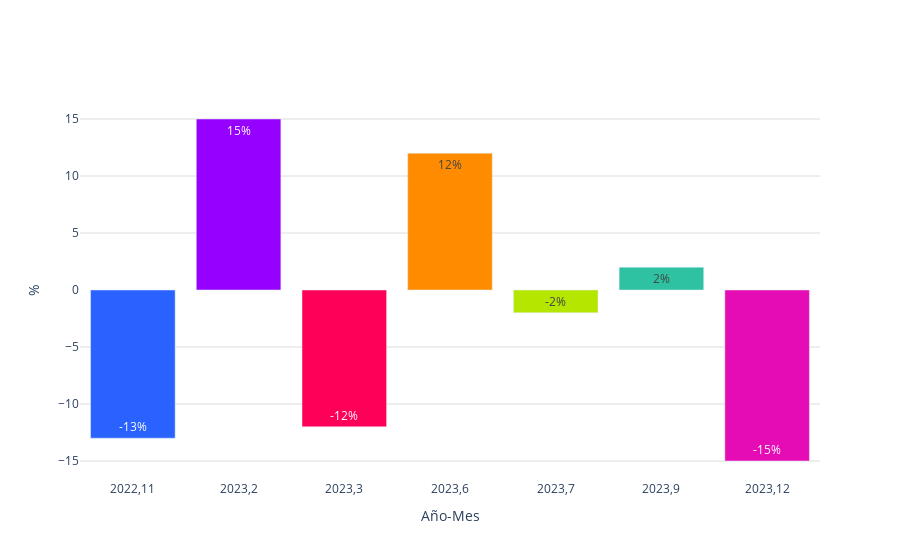

Notebook code for this chart:
### Code cell
import plotly.graph_objects as go
#colores = ['#3d45c0', '#ff4853', '#ffb038', '#7cc668', '#67c2df', '#6773df', '#939fad']
colores = ['#2962ff', '#9500ff', '#ff0059', '#ff8c00', '#b4e600', '#2EC2A2','#E50CB6','#4225CF','#2CBA4D']

fig = go.Figure()
fig.add_trace(go.Bar(
    x=df_cambio['year_month'],
    y=df_cambio['porcentage'],
    base=0,
    marker_color=[colores[i % len(colores)] for i in range(len(df_cambio))],  # Usar los colores definidos
    text=df_cambio['porcentage'],  # Usar los porcentajes como texto
    textposition='inside',  # Mostrar el texto dentro de las barras
    texttemplate='%{text}%',  # Formato del texto
    hoverinfo='none',  # No mostrar información al pasar el cursor
))
fig.update_layout(
    #title='Variación Mensual de Precios en el Mercado Inmobiliario de Pachuca',
    xaxis_title='Año-Mes',
    yaxis_title='%',
    yaxis=dict(gridcolor='#dddcda'),
    plot_bgcolor='rgba(0,0,0,0)'
)
# Exportar gráfica como archivo HTML
def guardar_grafico_como_html(fig, nombre_archivo, carpeta='graficas'):
    # Crear la carpeta si no existe
    if not os.path.exists(carpeta):
        os.makedirs(carpeta)
    
    # Gráfica como archivo HTML en la carpeta especificada
    pio.write_html(fig, f'{carpeta}/{nombre_archivo}.html')

guardar_grafico_como_html(fig, 'g_bar_preciosXcambiomes_pachuca', carpeta='graficas')

fig.show()

### Figure 1 — Plotly figure (JSON) as saved in the notebook; plotly's stock layout.template omitted (floating-point values rounded to 4 significant figures)
{"data": [{"base": 0, "hoverinfo": "none", "marker": {"color": ["#2962ff", "#9500ff", "#ff0059", "#ff8c00", "#b4e600", "#2EC2A2", "#E50CB6"]}, "text": [-13, 15, -12, 12, -2, 2, -15], "textposition": "inside", "texttemplate": "%{text}%", "type": "bar", "x": ["2022,11", "2023,2", "2023,3", "2023,6", "2023,7", "2023,9", "2023,12"], "y": [-13, 15, -12, 12, -2, 2, -15]}], "layout": {"plot_bgcolor": "rgba(0,0,0,0)", "xaxis": {"title": {"text": "Año-Mes"}}, "yaxis": {"gridcolor": "#dddcda", "title": {"text": "%"}}}}
